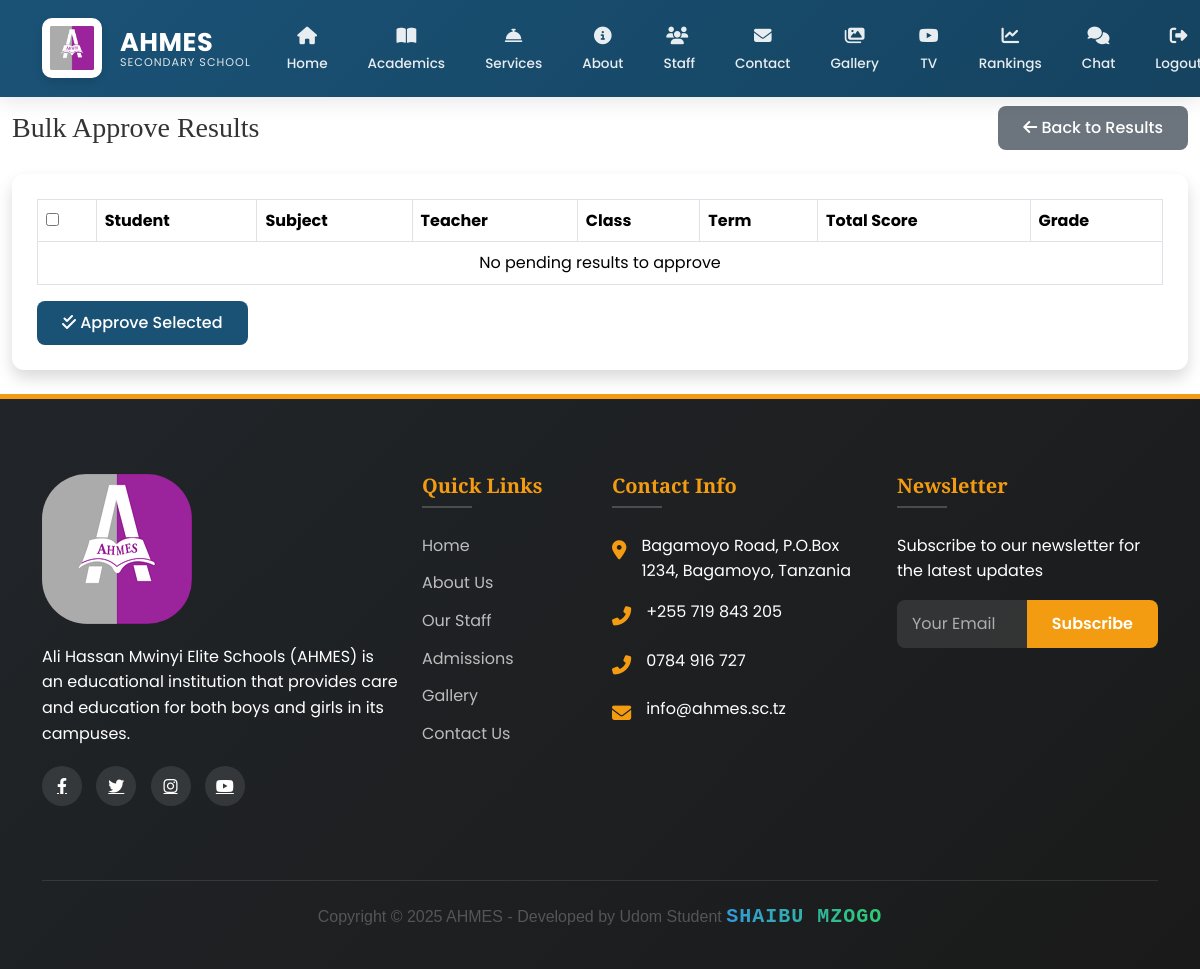
Page /ad/results/bulk-approve/ (signed in) on the earlier database version.
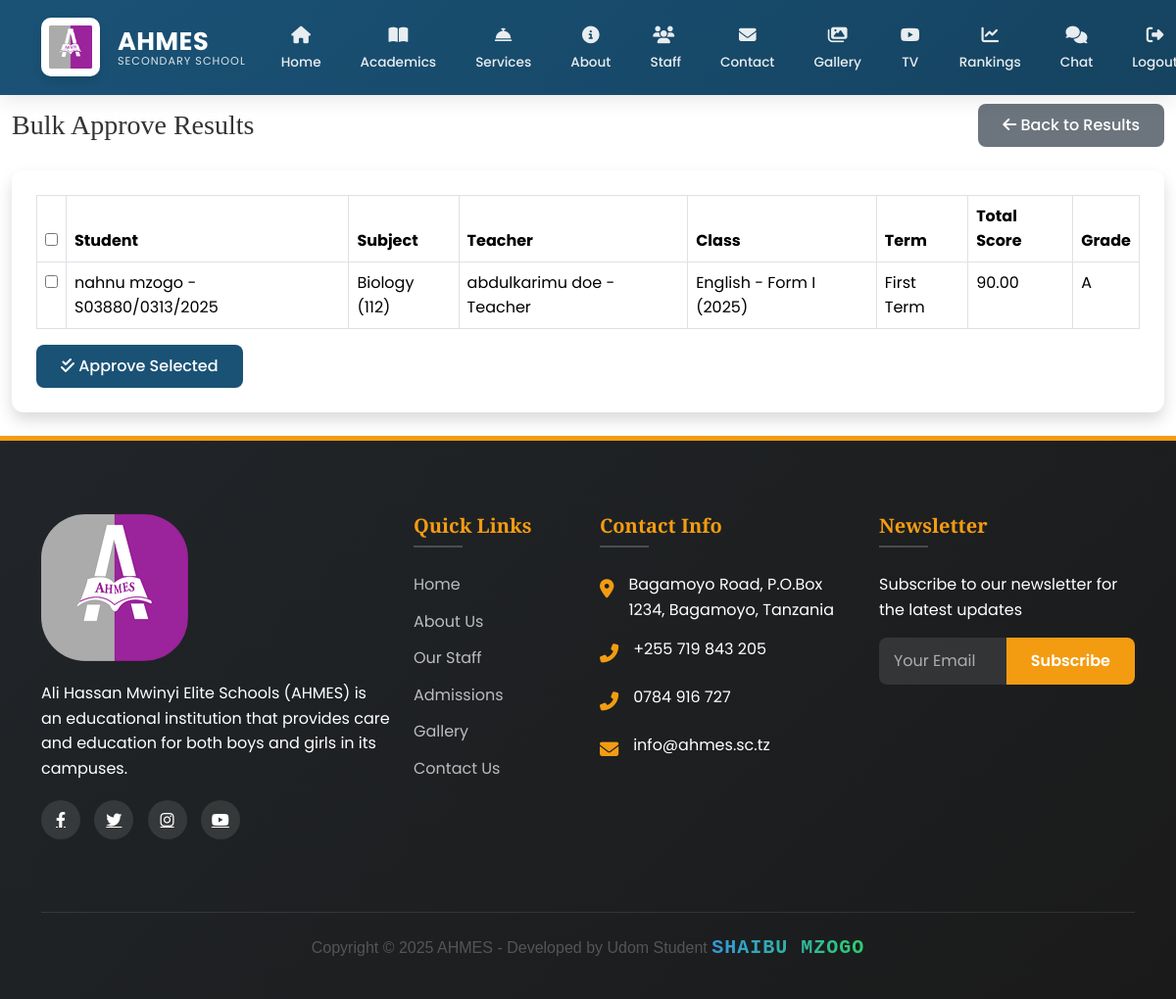
Same page on the later database version.
### main/models.py (models this page shows, shortened)
class Result(models.Model):
    TERM_CHOICES = [('1','First Term'),('2','Second Term')]
    student = models.ForeignKey(Student, on_delete=models.CASCADE, related_name='results')
    subject = models.ForeignKey(Subject, on_delete=models.CASCADE)
    school_class = models.ForeignKey(SchoolClass, on_delete=models.CASCADE)
    term = models.CharField(max_length=1, choices=TERM_CHOICES)
    academic_year = models.CharField(max_length=20)
    week_number = models.PositiveSmallIntegerField()
    exam_score = models.DecimalField(max_digits=5, decimal_places=2)
    total_score = models.DecimalField(max_digits=5, decimal_places=2, editable=False)
    grade = models.CharField(max_length=2, editable=False)
    remark = models.CharField(max_length=100, editable=False)
    teacher = models.ForeignKey(StaffMember, on_delete=models.CASCADE, related_name='results_given')
    is_approved = models.BooleanField(default=False)
    approved_by = models.ForeignKey(User, null=True, blank=True, on_delete=models.SET_NULL, related_name='approved_results')
    date_approved = models.DateTimeField(null=True, blank=True)
    class Meta:
        unique_together = ('student','subject','term','academic_year','week_number')

class Student(models.Model):
    GENDER_CHOICES = [
        ('M', 'Male'),
        ('F', 'Female'),
    ]
    user = models.OneToOneField(
        User,
        on_delete=models.CASCADE,
        related_name='student_profile',
        null=True,
        blank=True
    )
    first_name = models.CharField(max_length=100)
    middle_name = models.CharField(max_length=100, blank=True)
    last_name = models.CharField(max_length=100)
    gender = models.CharField(max_length=1, choices=GENDER_CHOICES)
    date_of_birth = models.DateField()
    admission_number = models.CharField(max_length=20, unique=True)
    campus = models.ForeignKey(
        Campus,
        on_delete=models.CASCADE,
        related_name='students'
    )
    level = models.ForeignKey(
        Level,
        on_delete=models.CASCADE,
        related_name='students'
    )
    admission_date = models.DateField()
    parent = models.ForeignKey(
        Parent,
        on_delete=models.CASCADE,
        related_name='students',
        null=True,
        blank=True
    )
    profile_picture = CloudinaryField(
        'students/profile_pictures',
        folder="school/students/profile_pictures",
        transformation={'quality': 'auto:good', 'width': 300, 'height': 300, 'crop': 'fill'},
        blank=True,
        null=True
    )
    created_at = models.DateTimeField(auto_now_add=True)
    updated_at = models.DateTimeField(auto_now=True)
    def __str__(self):
        return f"{self.first_name} {self.last_name} - {self.admission_number}"
    class Meta:
        ordering = ['-created_at']
        verbose_name = 'Student'
        verbose_name_plural = 'Students'

class Subject(models.Model):
    name = models.CharField(max_length=100)
    code = models.CharField(max_length=20, unique=True)
    description = models.TextField(blank=True)
    level = models.ForeignKey(Level, on_delete=models.CASCADE, related_name='subjects')
    def __str__(self):
        return f"{self.name} ({self.code})"

class StaffMember(models.Model):
    POSITION_CHOICES = [
        ('Teacher', 'Teacher'),
        ('Administrator', 'Administrator'),
        ('Support', 'Support Staff'),
    ]
    user = models.OneToOneField(
        User,
        on_delete=models.CASCADE,
        related_name='staff_profile',
        null=True,
        blank=True
    )
    first_name = models.CharField(max_length=100)
    middle_name = models.CharField(max_length=100, blank=True)
    last_name = models.CharField(max_length=100)
    position = models.CharField(max_length=50, choices=POSITION_CHOICES)
    office_number = models.CharField(max_length=20, blank=True)
    office_location = models.CharField(max_length=200, blank=True)
    specialization = models.CharField(max_length=200)
    campus = models.ForeignKey(
        Campus,
        on_delete=models.CASCADE,
        related_name='staff_members'
    )
    phone = models.CharField(max_length=20)
    email = models.EmailField()
    joined_date = models.DateField()
    image = CloudinaryField('staff', folder="school/staff",
                          transformation={'quality': 'auto:good'})
    created_at = models.DateTimeField(auto_now_add=True)
    updated_at = models.DateTimeField(auto_now=True)
    def __str__(self):
        return f"{self.first_name} {self.last_name} - {self.position}"
    class Meta:
        ordering = ['-created_at']
        verbose_name = 'Staff Member'
        verbose_name_plural = 'Staff Members'

class SchoolClass(models.Model):
    name = models.CharField(max_length=100)
    level = models.ForeignKey(Level, on_delete=models.CASCADE)
    teacher = models.ForeignKey(StaffMember, on_delete=models.CASCADE)
    students = models.ManyToManyField(Student)
    academic_year = models.CharField(max_length=20)
    created_at = models.DateTimeField(auto_now_add=True)
    updated_at = models.DateTimeField(auto_now=True)
    def __str__(self):
        return f"{self.name} - {self.level.name} ({self.academic_year})"

class Level(models.Model):
    name = models.CharField(max_length=100)
    description = models.TextField()

### main/views.py (the view, shortened to what this page needs)
# urls.py: path('ad/results/bulk-approve/', views.bulk_approve_results, name='bulk_approve_results'),
@login_required
@user_passes_test(is_academic_admin)
def bulk_approve_results(request):
    pending_results = Result.objects.filter(is_approved=False).order_by('teacher', 'student')
    return render(request, 'academics/bulk_approve_results.html', {
        'pending_results': pending_results
    })

### main/context_processors.py (called while the page is built)
def admin_counts(request):
    if request.user.is_authenticated and request.user.is_admin:
        return {
            'pending_comments': Comment.objects.filter(is_approved=False).count(),
            'gallery_count': Gallery.objects.count(),
        }
    return {}

def unread_messages_count(request):
    if request.user.is_authenticated:
        count = Message.objects.filter(
            conversation__participants=request.user,
            is_read=False
        ).exclude(
            sender=request.user
        ).count()
        print(f"DEBUG: Unread messages count for {request.user}: {count}")  # Debug output
        return {'unread_messages_count': count}
    return {}

### main/models.py (called while the page is built)
    def __str__(self):
        return self.username

### main/views.py (called while the page is built)
def is_academic_admin(user):
    return user.is_authenticated and (
        user.is_admin or
        (hasattr(user, 'staff_profile') and user.staff_profile.position == 'Administrator')
    )

### main/templates/academics/bulk_approve_results.html (shortened to what this page needs)
{% extends 'main/base.html' %}
{% load static %}
{% block content %}
<div class="container-fluid">
  <div class="d-sm-flex align-items-center justify-content-between mb-4">
    <h1 class="h3 mb-0 text-gray-800">Bulk Approve Results</h1>
    <a href="{% url 'admin_result_dashboard' %}" class="btn btn-secondary">
      <i class="fas fa-arrow-left mr-2"></i> Back to Results
    </a>
  </div>
  <div class="card shadow mb-4">
    <div class="card-body">
      <form method="post">
        <div class="table-responsive">
          <table class="table table-bordered" width="100%" cellspacing="0">
            <thead>
              <tr>
                <th><input type="checkbox" id="select-all"></th>
                <th>Student</th>
                <th>Subject</th>
                <th>Teacher</th>
                <th>Class</th>
                <th>Term</th>
                <th>Total Score</th>
                <th>Grade</th>
              </tr>
            </thead>
            <tbody>
              {% for result in pending_results %}
              <tr>
                <td><input type="checkbox" name="result_ids" value="{{ result.id }}"></td>
                <td>{{ result.student }}</td>
                <td>{{ result.subject }}</td>
                <td>{{ result.teacher }}</td>
                <td>{{ result.school_class }}</td>
                <td>{{ result.get_term_display }}</td>
                <td>{{ result.total_score }}</td>
                <td>{{ result.grade }}</td>
              </tr>
              {% empty %}
              <tr>
                <td colspan="8" class="text-center">No pending results to approve</td>
              </tr>
              {% endfor %}
            </tbody>
          </table>
        </div>
        <button type="submit" class="btn btn-primary">
          <i class="fas fa-check-double mr-2"></i> Approve Selected
        </button>
      </form>
    </div>
  </div>
</div>
{% endblock %}

Differences in the rows shown:
added Result: student "nahnu mzogo - S03880/0313/2025", subject "Biology (112)", teacher "abdulkarimu doe - Teacher", school_class "English - Form I (2025)", term "First Term", total_score "90.00", grade "A"
Other differences:
text no longer shown: "No pending results to approve"
